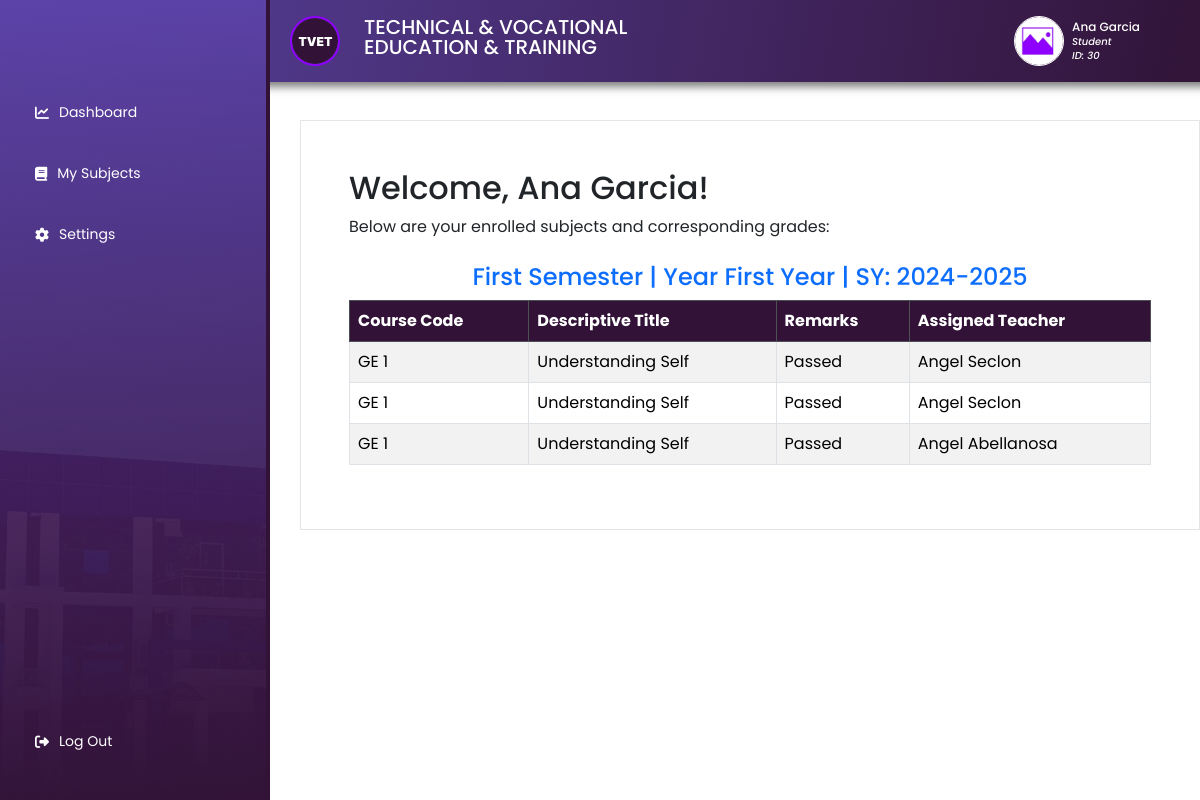
Screenshot of /student/mysubjects.php (signed in) with the database file from the repository.
### tables this page shows
CREATE TABLE `student_users` (
  `id` int NOT NULL,
  `name` varchar(255) NOT NULL,
  `course` varchar(50) NOT NULL,
  `email` varchar(255) NOT NULL,
  `password` varchar(255) NOT NULL,
  `s_image` text
);

CREATE TABLE `student_grades` (
  `id` int NOT NULL,
  `student_id` int NOT NULL,
  `name` varchar(255) NOT NULL,
  `course` varchar(100) NOT NULL,
  `year_level` varchar(150) NOT NULL,
  `semester` varchar(150) NOT NULL,
  `school_year` varchar(120) NOT NULL,
  `course_code` varchar(150) NOT NULL,
  `descriptive_title` varchar(255) NOT NULL,
  `final_rating` decimal(3,1) NOT NULL,
  `remarks` varchar(100) NOT NULL,
  `teacher_id` int NOT NULL,
  `subject_id` int NOT NULL,
  `section` text NOT NULL
);

CREATE TABLE `teachers` (
  `t_id` int NOT NULL,
  `t_name` text NOT NULL,
  `t_user_name` text NOT NULL,
  `t_password` text NOT NULL,
  `t_gender` text NOT NULL,
  `status` int NOT NULL DEFAULT '0',
  `t_image` text NOT NULL
);

### student/mysubjects.php (the view, shortened to what this page needs)
<?php
require_once '../config/conn.php';
$student_id = $_SESSION['student_id'];
$query = "SELECT
            sg.course_code,
            sg.descriptive_title,
            sg.semester,
            sg.year_level,
            sg.school_year,
            sg.final_rating,
            sg.remarks,
            t.t_name AS teacher_name
          FROM student_grades sg
          JOIN teacher_subjects ts ON sg.subject_id = ts.subject_id
          JOIN teachers t ON ts.teacher_id = t.t_id
          WHERE sg.student_id = ?
          ORDER BY sg.school_year DESC, sg.year_level DESC, sg.semester DESC";
$stmt = $conn->prepare($query);
$stmt->bind_param("i", $student_id);
$stmt->execute();
$result = $stmt->get_result();
$last_semester = "";
$last_year_level = "";
$last_school_year = "";
?>
<!DOCTYPE html>
<html lang="en">
<head>
    <link rel="stylesheet" href="../public/style/bootstrap.min.css">
    <link rel="stylesheet" href="../public/style/main.css">
    <link rel="stylesheet" href="../public/style/admin.css">
    <link rel="stylesheet" href="../public/fonts/css/all.min.css">
</head>
<body>
    <?php include('./theme/header.php'); ?>
    <div class="main-container">
        <?php include('./theme/sidebar.php'); ?>
        <main class="main">
            <div class="main-wrapper" style="padding: 4%;">
                <h2>Welcome, <?= $_SESSION['student_name']; ?>!</h2>
                <p>Below are your enrolled subjects and corresponding grades:</p>
                <?php if ($result->num_rows > 0): ?>
                    <?php while ($row = $result->fetch_assoc()): ?>
                        <?php
                        if ($last_semester !== $row['semester'] || $last_year_level !== $row['year_level'] || $last_school_year !== $row['school_year']) {
                            echo "<h4 class='text-center mt-4 text-primary'>
                            {$row['semester']} | Year {$row['year_level']} | SY: {$row['school_year']}
                          </h4>";
                            echo "<table class='table table-bordered table-striped'>
                            <thead class='table-dark'>
                                <tr>
                                    <th>Course Code</th>
                                    <th>Descriptive Title</th>
                                    <th>Remarks</th>
                                    <th>Assigned Teacher</th>
                                </tr>
                            </thead>
                            <tbody>";
                            $last_semester = $row['semester'];
                            $last_year_level = $row['year_level'];
                            $last_school_year = $row['school_year'];
                        }
                        ?>
                        <tr>
                            <td><?= $row['course_code']; ?></td>
                            <td><?= $row['descriptive_title']; ?></td>
                            <td><?= $row['remarks']; ?></td>
                            <td><?= $row['teacher_name']; ?></td>
                        </tr>
                    <?php endwhile; ?>
                    </tbody>
                    </table>
                <?php else: ?>
                    <p class="text-danger">No subjects found.</p>
                <?php endif; ?>
            </div>
        </main>
    </div>
</body>
</html>

### student/theme/header.php (shortened to what this page needs)
<?php
$student_id = $_SESSION['student_id'];
$student = $conn->query("SELECT * FROM `student_users` WHERE id = '$student_id'");
$row = $student->fetch_assoc();
$id = $row['id'];
$name = $row['name'];
$image = $row['s_image'];
?>
<header>
    <div class="header-container">
        <div class="logo-wrapper d-flex flex-row gap-4 align-items-center">
            <div class="logo">
                <img src="../public/assets/icon/logo.svg">
            </div>
            <h5 class="text-white" style="text-transform: uppercase; line-height:1">Technical & Vocational <br> Education & Training</h5>
        </div>
        <div class="profile-wrapper d-flex flex-row gap-2 align-items-center">
            <div class="profile">
                <a href="settings.php">
                    <img src="../public/assets/images/<?= !empty($image) ? $image : 'imageholder.jpg' ?>" alt="Profile Picture">
                </a>
            </div>
            <div class="profile-name">
                <h6 style="font-size: 12px; line-height: 1; margin-bottom:4px" class="text-white"><?= $name; ?></h6>
                <h6 style="font-size: 10px; line-height: 1; margin:0; margin-bottom:4px" class="text-white"><em>Student</em></h6>
                <h6 style="font-size: 10px; line-height: 1; margin:0" class="text-white"><em>ID: <?= $id; ?></em></h6>
            </div>
        </div>
    </div>
</header>

### public/style/main.css (style rules this page uses)
body { font-family: 'Poppins' !important; }
a { text-decoration: none; }
.main { width: 100%; margin-top: 120px; }
.main-wrapper { margin-left: 300px; padding: 2%; border: 1px solid rgba(0, 0, 0, 0.1); }
.logo { width: 50px; }
.logo img { width: 100%; border: 2px solid #8F00FF; border-radius: 50%; }
.profile { width: 50px; height: 50px; border-radius: 100%; border: 1px solid white; }
.profile img { width: 100%; height: 100%; object-fit: cover; border-radius: 100%; }
.logo-wrapper { margin-left: 230px; }
.header-container { padding: 16px; display: flex; justify-content: space-between; background: linear-gradient(100deg, rgba(88,66,160,1) 0%, rgba(50,20,56,1) 100%); position: fixed; top: 0; width: 100%; z-index: 100; padding-inline: 60px; -webkit-box-shadow: 59px 12px 8px -7px rgba(0,0,0,0.5); }

### rows the page displays
student_users: name "Ana Garcia", id "30"
student_grades: semester "First Semester", year_level "First Year", school_year "2024-2025", course_code "GE 1", descriptive_title "Understanding Self", remarks "Passed", teacher.t_name "Angel Seclon", teachers.t_name "Angel Abellanosa"

### other values shown
$_SESSION['student_name'] "Ana Garcia"
